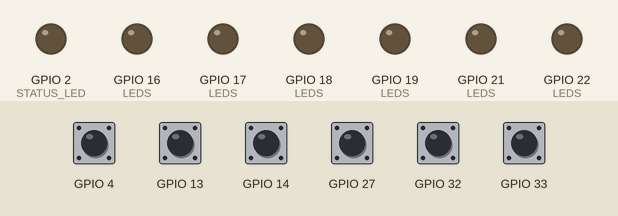
A sketch run on a simulated ESP32-S3. On the bench: output pins drawn as LEDs (lit = HIGH). Inputs (shaded band) come from the test bench; at power-on: GPIO 4, GPIO 13, GPIO 14, GPIO 27, GPIO 32, GPIO 33 HIGH. WiFi joins after 1.5 s; servers stay silent unless stated; what the sketch prints to the serial monitor is not drawn.

Above: at 3.7 s.
3.8 s: GPIO 4 pulled LOW for 0.15 s
At 3.91 s:
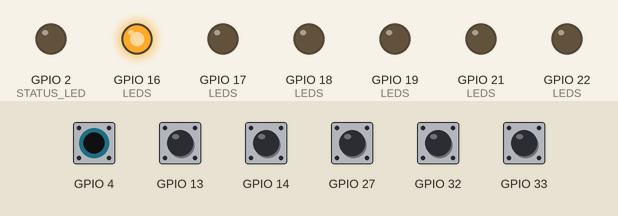
5.4 s: GPIO 13 pulled LOW for 0.15 s
At 5.51 s:
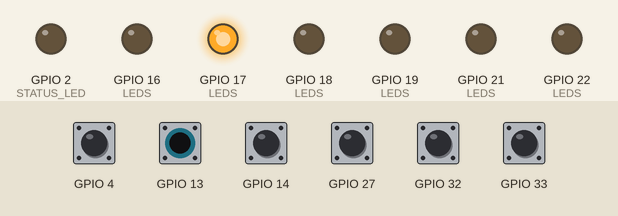
7.0 s: GPIO 14 pulled LOW for 0.15 s
At 7.11 s:
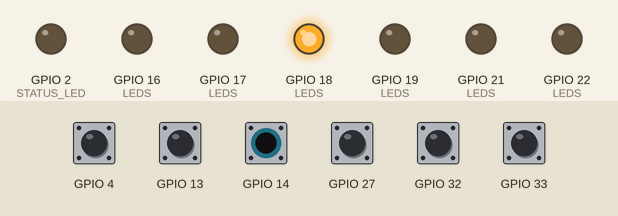
8.6 s: GPIO 27 pulled LOW for 0.15 s
At 8.71 s:
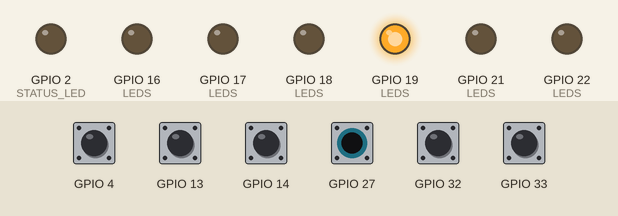
10.2 s: GPIO 32 pulled LOW for 0.15 s
At 10.31 s:
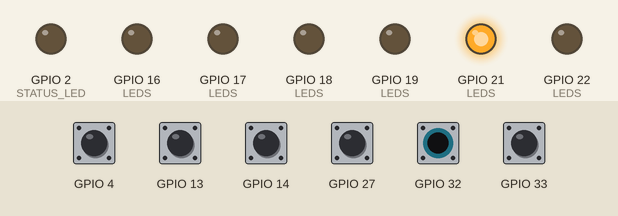
11.8 s: GPIO 33 pulled LOW for 0.15 s
At 11.91 s:
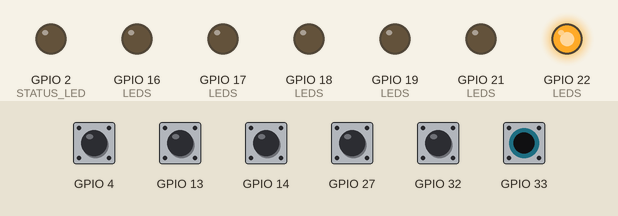
Timing chart, 0 to 14.4 s (numbered marks = the images above; inputs shaded):
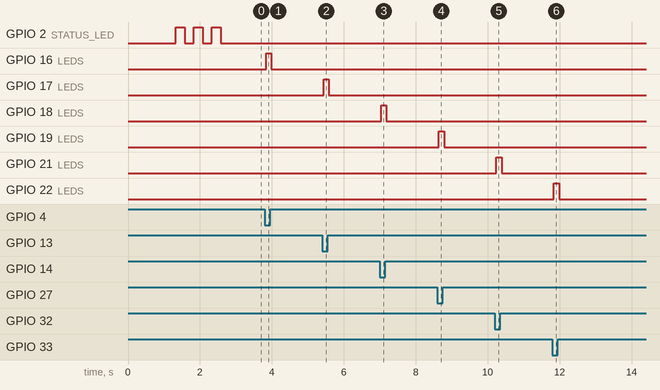

The sketch:

dotrace_firmware.ino
```cpp
/**
 * firmware/dotrace_firmware.ino — ESP32 capacitive-touch sensor node
 * Owner: P1 (Hardware / Firmware / Transport)
 * Emits: Contract 1 — { "player": 1, "dot": 4, "event": "down" } over WebSocket
 *
 * Role: PURE SENSOR. Holds ZERO game logic. Reads touch pads, drives LEDs/relay,
 * and streams touch events to the Node hub. One classic ESP32 = one player
 * (config.h PLAYER); two boards = one per player. The hub merges them.
 *
 * All tunables (GPIO pad map, hotspot SSID/pass, thresholds, PLAYER id) live in
 * config.h — this file is never edited for environment changes.
 *
 * ── LIBRARIES (Arduino IDE → Library Manager) ────────────────────────────────
 *   • "WebSockets" by Markus Sattler  (links2004/arduinoWebSockets)  ≥ 2.4.x
 *   • ESP32 board support (Espressif Systems) via Boards Manager
 * Board: your classic ESP32 dev module.  Upload speed 115200.
 *
 * ── FLASH & GO ───────────────────────────────────────────────────────────────
 *   1. Edit config.h: PLAYER, WIFI_SSID/PASS, HUB_HOST (the laptop's hotspot IP).
 *   2. Start the laptop hotspot, then `node hub/server.js` on the laptop.
 *   3. Upload this sketch. Open Serial Monitor @ 115200.
 *   4. Don't touch the pads for ~1s after reset (boot calibration).
 *   5. Verify frames in the browser at  http://localhost:8080/mocks/message-logger.html
 *
 * RE-CALIBRATE on the actual demo table (baselines drift w/ humidity & surface):
 * just press the reset button with hands off the pads.
 */
#include <WiFi.h>
#include <WebSocketsClient.h>
#include "config.h"

// ── pad / output tables (sized 6, index 0..5 -> Braille dots 1..6) ───────────
static const uint8_t PADS[6] = PAD_GPIOS;
#if USE_LEDS
static const uint8_t LEDS[6] = LED_GPIOS;
#endif

// ── per-pad runtime state ────────────────────────────────────────────────────
static int      baseline[6];        // calibrated untouched reading
static bool     pressed[6]   = {false, false, false, false, false, false};
static bool     candidate[6] = {false, false, false, false, false, false};
static uint32_t candidateSince[6] = {0, 0, 0, 0, 0, 0};

static WebSocketsClient webSocket;
static bool hubConnected = false;

// ─────────────────────────────────────────────────────────────────────────────
// Touch helpers
// ─────────────────────────────────────────────────────────────────────────────

// Read a pad as a positive "deviation from baseline that grows with touch",
// so the rest of the code is identical for classic ESP32 (value drops on touch)
// and S2/S3 (value rises). See TOUCH_ACTIVE_LOW in config.h.
static int touchDeviation(int padIndex) {
  int raw = touchRead(PADS[padIndex]);
#if TOUCH_ACTIVE_LOW
  return baseline[padIndex] - raw;   // classic: touch makes raw smaller
#else
  return raw - baseline[padIndex];   // S2/S3:   touch makes raw larger
#endif
}

// Average a burst of readings to find each pad's untouched baseline.
// HANDS OFF the pads while this runs (first ~1s after reset).
static void calibrate() {
  Serial.println("[calib] hands OFF the pads...");
  for (int i = 0; i < 6; i++) {
    long sum = 0;
    for (int s = 0; s < CALIBRATION_SAMPLES; s++) {
      sum += touchRead(PADS[i]);
      delay(2);
    }
    baseline[i] = (int)(sum / CALIBRATION_SAMPLES);
    Serial.printf("[calib] dot %d  GPIO %2d  baseline=%d\n", i + 1, PADS[i], baseline[i]);
  }
  Serial.printf("[calib] done. TOUCH_MARGIN=%d  HYSTERESIS=%d  DEBOUNCE_MS=%d\n",
                TOUCH_MARGIN, TOUCH_HYSTERESIS, DEBOUNCE_MS);
}

// ─────────────────────────────────────────────────────────────────────────────
// Outputs
// ─────────────────────────────────────────────────────────────────────────────

static void setLed(int padIndex, bool on) {
#if USE_LEDS
  digitalWrite(LEDS[padIndex], (on == (bool)LED_ACTIVE_HIGH) ? HIGH : LOW);
#endif
}

static void pulseRelay() {
#if USE_RELAY
  digitalWrite(RELAY_GPIO, RELAY_ACTIVE_HIGH ? HIGH : LOW);
  delay(RELAY_PULSE_MS);
  digitalWrite(RELAY_GPIO, RELAY_ACTIVE_HIGH ? LOW : HIGH);
#endif
}

static void setStatusLed(bool on) {
#if STATUS_LED >= 0
  digitalWrite(STATUS_LED, on ? HIGH : LOW);
#endif
}

// ─────────────────────────────────────────────────────────────────────────────
// Transport — Contract 1 over WebSocket
// ─────────────────────────────────────────────────────────────────────────────

// Build + send { "player":P, "dot":D, "event":"down|up" }. No JSON library
// needed — the contract is tiny and fixed, so a formatted string is robust.
static void emit(int dot, const char *event) {
  char frame[64];
  snprintf(frame, sizeof(frame),
           "{\"player\":%d,\"dot\":%d,\"event\":\"%s\"}", PLAYER, dot, event);
  bool sent = hubConnected && webSocket.sendTXT(frame);
  Serial.printf("[emit%s] %s\n", sent ? "" : " (no hub, dropped)", frame);
}

static void onWsEvent(WStype_t type, uint8_t *payload, size_t length) {
  switch (type) {
    case WStype_CONNECTED:
      hubConnected = true;
      setStatusLed(true);
      Serial.printf("[ws] connected to hub %s:%d%s\n", HUB_HOST, HUB_PORT, HUB_PATH);
      break;
    case WStype_DISCONNECTED:
      hubConnected = false;
      setStatusLed(false);
      Serial.println("[ws] disconnected — auto-reconnecting...");
      break;
    case WStype_ERROR:
      Serial.println("[ws] error");
      break;
    default:
      // We are a producer; inbound frames (TEXT/BIN/PING) are ignored on purpose.
      break;
  }
}

// ─────────────────────────────────────────────────────────────────────────────
// WiFi
// ─────────────────────────────────────────────────────────────────────────────

static void connectWifi() {
  WiFi.mode(WIFI_STA);
  WiFi.setSleep(false);               // lower latency for snappy touch response
  WiFi.begin(WIFI_SSID, WIFI_PASS);
  Serial.printf("[wifi] joining \"%s\"", WIFI_SSID);
  uint32_t start = millis();
  while (WiFi.status() != WL_CONNECTED) {
    delay(250);
    Serial.print(".");
    setStatusLed((millis() / 250) % 2);          // blink while connecting
    if (millis() - start > 20000) {              // 20s: re-kick a stuck join
      Serial.println(" retry");
      WiFi.disconnect();
      WiFi.begin(WIFI_SSID, WIFI_PASS);
      start = millis();
    }
  }
  Serial.printf("\n[wifi] connected. IP=%s  RSSI=%d dBm\n",
                WiFi.localIP().toString().c_str(), WiFi.RSSI());
}

// ─────────────────────────────────────────────────────────────────────────────
// Setup / loop
// ─────────────────────────────────────────────────────────────────────────────

void setup() {
  Serial.begin(SERIAL_BAUD);
  delay(300);
  Serial.printf("\n=== DotRace firmware — PLAYER %d ===\n", PLAYER);

#if USE_LEDS
  for (int i = 0; i < 6; i++) { pinMode(LEDS[i], OUTPUT); setLed(i, false); }
#endif
#if USE_RELAY
  pinMode(RELAY_GPIO, OUTPUT);
  digitalWrite(RELAY_GPIO, RELAY_ACTIVE_HIGH ? LOW : HIGH);
#endif
#if STATUS_LED >= 0
  pinMode(STATUS_LED, OUTPUT);
#endif

  calibrate();                        // hands off the pads here!
  connectWifi();

  webSocket.begin(HUB_HOST, HUB_PORT, HUB_PATH);
  webSocket.onEvent(onWsEvent);
  webSocket.setReconnectInterval(2000);   // a flaky link self-heals every 2s
  Serial.println("[ws] connecting to hub...");
}

void loop() {
  webSocket.loop();                   // service the socket + reconnects

  const uint32_t now = millis();
  for (int i = 0; i < 6; i++) {
    const int dev = touchDeviation(i);

    // Threshold WITH hysteresis: a pressed pad must recover well past the margin
    // before it reads as released, so a finger resting on the edge can't chatter.
    bool wantPressed = pressed[i]
        ? (dev > (TOUCH_MARGIN - TOUCH_HYSTERESIS))   // stay pressed
        : (dev > TOUCH_MARGIN);                       // become pressed

    if (wantPressed != pressed[i]) {
      // a change is proposed — start/continue the debounce window
      if (wantPressed != candidate[i]) { candidate[i] = wantPressed; candidateSince[i] = now; }
      else if (now - candidateSince[i] >= DEBOUNCE_MS) {
        pressed[i] = wantPressed;                      // commit the transition
        const int dot = i + 1;                         // index 0..5 -> dots 1..6
        setLed(i, pressed[i]);
        if (pressed[i]) { emit(dot, "down"); pulseRelay(); }
        else            { emit(dot, "up"); }
      }
    } else {
      candidate[i] = pressed[i];                        // proposal withdrawn
    }
  }
}
```

config.h
```cpp
/**
 * firmware/config.h — isolated hardware/environment configuration
 * Owner: P1
 *
 * Keep ALL board- and venue-specific values here so dotrace_firmware.ino stays
 * untouched between boards and demo sites. This is the only file you edit on-site.
 *
 * Everything below has a sensible default for a CLASSIC ESP32 (one board = one
 * player, 6 pads). Change three things at kickoff, two more on the demo table:
 *   kickoff:   PLAYER, WIFI_SSID/WIFI_PASS, HUB_HOST
 *   demo table: TOUCH_MARGIN (touch sensitivity), maybe PAD_GPIOS to match wiring
 */
#ifndef DOTRACE_CONFIG_H
#define DOTRACE_CONFIG_H

// ── 1. WHICH PLAYER IS THIS BOARD ────────────────────────────────────────────
// Two-board setup (Option B): flash one board with 1, the other with 2.
// One-board setup (Option A, ESP32-S3 12 pads): see the §PADS note below.
#define PLAYER            1

// ── 2. NETWORK: join the LAPTOP HOTSPOT, never venue Wi-Fi ────────────────────
#define WIFI_SSID         "DotRace-Hotspot"   // the laptop/phone/router hotspot name
#define WIFI_PASS         "dotrace123"        // hotspot password (>=8 chars)

// The Node hub (hub/server.js) runs on the laptop. HUB_HOST is the laptop's IP
// ON THE HOTSPOT NETWORK — find it after starting the hotspot:
//   macOS Internet Sharing:  usually 192.168.2.1   (System Settings → Sharing)
//   iPhone hotspot:          usually 172.20.10.1
//   travel router:           the laptop's DHCP lease, e.g. 192.168.0.123
// The hub prints "socket ws://localhost:8080" — use the laptop's hotspot IP here.
#define HUB_HOST          "192.168.2.1"
#define HUB_PORT          8080
#define HUB_PATH          "/"

// ── 3. PADS: touchRead() GPIO per Braille dot ────────────────────────────────
// Index 0..5  ->  Braille dots 1..6:   1 ● ● 4
//                                       2 ● ● 5
//                                       3 ● ● 6
// CLASSIC ESP32 touch-capable GPIOs: 4, 13, 14, 27, 32, 33 (all safe, no
// strapping conflicts). AVOID GPIO 0/2/12/15 (strapping pins — flaky on boot).
// Set these to MATCH YOUR ACTUAL WIRING.
#define PAD_GPIOS         { 4, 13, 14, 27, 32, 33 }

// ESP32-S3 one-board (Option A): S3 touch values RISE on touch — set
// TOUCH_ACTIVE_LOW to 0 below, list its touch GPIOs here, and report both
// players from one board (advanced — two classic boards is the simpler path).

// ── 4. TOUCH SENSING ─────────────────────────────────────────────────────────
// Classic ESP32: untouched reads HIGH (~60-90), DROPS when touched. So "active
// low" = a touch makes the value go DOWN. (ESP32-S2/S3 are the opposite → 0.)
#define TOUCH_ACTIVE_LOW  1

// How far the reading must move from its calibrated baseline to count as a
// touch. BIGGER = less sensitive (fewer false triggers), SMALLER = more
// sensitive. Tune on the demo table: watch the serial monitor's per-pad
// "dev" values when you touch vs. not, and pick a margin between them.
#define TOUCH_MARGIN      18

// Release hysteresis: must recover this much past the margin to count as "up".
// Stops chatter when a finger rests right at the threshold. Keep < TOUCH_MARGIN.
#define TOUCH_HYSTERESIS  6

// A state must hold this long (ms) before we emit down/up. Kills jitter/spikes.
#define DEBOUNCE_MS       35

// Boot calibration: number of samples averaged per pad to find its untouched
// baseline. DO NOT TOUCH THE PADS during the first ~1s after reset/power-up.
#define CALIBRATION_SAMPLES 64

// ── 5. OUTPUTS (optional, for sighted judges + tactile feedback) ─────────────
// LEDs mirror active pads. Set USE_LEDS 0 to skip (or if you're short on pins).
#define USE_LEDS          1
#define LED_GPIOS         { 16, 17, 18, 19, 21, 22 }   // index 0..5 -> dots 1..6
#define LED_ACTIVE_HIGH   1     // 1 = LED on when pin HIGH (typical)

// Relay: a satisfying physical click. Pulsed on each fresh touch-down.
#define USE_RELAY         0
#define RELAY_GPIO        23
#define RELAY_ACTIVE_HIGH 1
#define RELAY_PULSE_MS    40

// Status LED: solid = WiFi+hub connected, blinking = connecting. -1 to disable.
// (Avoid a pin already used by a pad/LED above. GPIO 2 is the on-board LED on
// many dev boards but is ALSO a touch pin — only use it if it's not a pad.)
#define STATUS_LED        2

// ── 6. SERIAL DEBUG ──────────────────────────────────────────────────────────
#define SERIAL_BAUD       115200

#endif // DOTRACE_CONFIG_H
```

Measured:
- after the input at 3.8 s, GPIO 16 (LEDS): LOW → HIGH at once, → LOW 0.15 s later
- after the input at 5.4 s, GPIO 17 (LEDS): LOW → HIGH at once, → LOW 0.15 s later
- after the input at 7.0 s, GPIO 18 (LEDS): LOW → HIGH at once, → LOW 0.15 s later
- after the input at 8.6 s, GPIO 19 (LEDS): LOW → HIGH at once, → LOW 0.15 s later
- after the input at 10.2 s, GPIO 21 (LEDS): LOW → HIGH at once, → LOW 0.15 s later
- after the input at 11.8 s, GPIO 22 (LEDS): LOW → HIGH at once, → LOW 0.15 s later
